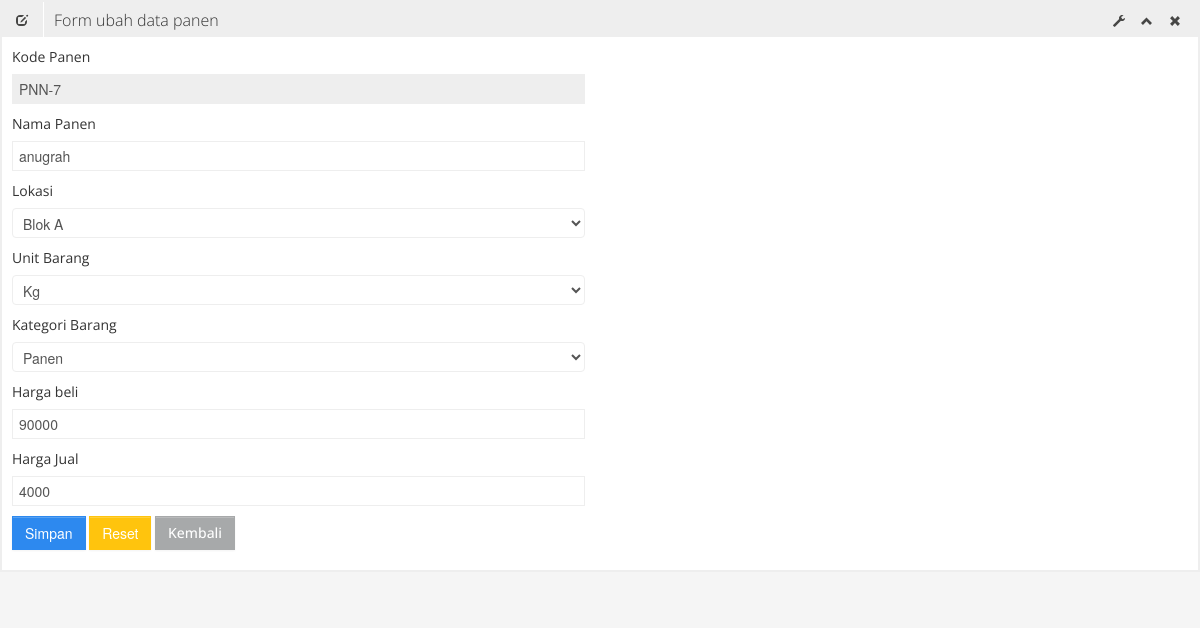
Page /coba.php?halaman=form_ubah_data&kode=panen_update&id=7 (signed in) on the committed database.
### tables this page shows
CREATE TABLE IF NOT EXISTS `panen` (
  `inc` int(9) NOT NULL AUTO_INCREMENT,
  `lokasi_id` int(11) NOT NULL,
  `panen_id` varchar(14) NOT NULL,
  `panen_nama` varchar(90) NOT NULL,
  `unit_id` tinyint(3) NOT NULL DEFAULT '0',
  `kategori_id` tinyint(3) DEFAULT NULL,
  `harga_beli` int(10) NOT NULL,
  `harga_jual` int(10) NOT NULL,
  PRIMARY KEY (`inc`),
  KEY `barang_id` (`panen_id`)
);

CREATE TABLE IF NOT EXISTS `lokasi` (
  `lokasi_id` int(11) NOT NULL AUTO_INCREMENT,
  `lokasi` varchar(35) NOT NULL,
  PRIMARY KEY (`lokasi_id`)
);

CREATE TABLE IF NOT EXISTS `unit` (
  `unit_id` tinyint(3) NOT NULL AUTO_INCREMENT,
  `unit` varchar(25) DEFAULT NULL,
  PRIMARY KEY (`unit_id`)
);

CREATE TABLE IF NOT EXISTS `kategori` (
  `kategori_id` tinyint(3) NOT NULL AUTO_INCREMENT,
  `kategori` varchar(25) DEFAULT NULL,
  PRIMARY KEY (`kategori_id`)
);

### coba.php (the view, shortened to what this page needs)
<!DOCTYPE html>
<html lang="en">
<head>
	<link id="bootstrap-style" href="css/bootstrap.min.css" rel="stylesheet">
	<link href="css/bootstrap-responsive.min.css" rel="stylesheet">
	<link id="base-style" href="css/style.css" rel="stylesheet">
	<link id="base-style-responsive" href="css/style-responsive.css" rel="stylesheet">
<link href="validasi/style_login.css" rel="stylesheet" type="text/css" />
</head>
<body>
<form method="post">
<?php
$pesan="SELECT panen.*, kategori, lokasi, unit from panen
				inner join kategori on kategori.kategori_id = panen.kategori_id
				inner join lokasi on lokasi.lokasi_id = panen.lokasi_id
				inner join unit on unit.unit_id = panen.unit_id
				WHERE inc = '$_GET[id]'";
		$query=mysql_query($pesan);
		$data=mysql_fetch_array($query);
		$sql = mysql_query("SELECT * FROM lokasi WHERE lokasi_id <> '$data[lokasi_id]'");
		$sql2 = mysql_query("SELECT * FROM unit WHERE unit_id <> '$data[unit_id]'");
		$sql3 = mysql_query("SELECT * FROM kategori WHERE kategori_id <> '$data[kategori_id]'");
	echo "
	<form method='post'>
	<div class='row-fluid sortable'>
				<div class='box span12'>
					<div class='box-header' data-original-title>
						<h2><i class='halflings-icon edit'></i><span class='break'></span>Form ubah data panen</h2>
						<div class='box-icon'>
							<a href='#' class='btn-setting'><i class='halflings-icon wrench'></i></a>
							<a href='#' class='btn-minimize'><i class='halflings-icon chevron-up'></i></a>
							<a href='#' class='btn-close'><i class='halflings-icon remove'></i></a>
						</div>
					</div>
					<div class='box-content'>
						<form class='form-horizontal'>
						  <fieldset>
						  <input type=hidden name=inc id=inc value=$data[inc] />
							<div class='control-group'>
							<label class='control-label' for='typeahead'>Kode Panen </label>
							<div class='controls'>
							<input type='text' name=panen_Kode class='span6 typeahead field required' readonly='true' id='typeahead' title='field ini harus di isi' value='".$data[2]."'/>
							</div>
							<div class='control-group'>
							<label class='control-label' for='typeahead'>Nama Panen </label>
							<div class='controls'>
							<input type='text' name=nmpanen class='span6 typeahead field required' id='typeahead' title='field ini harus di isi' value='".$data['panen_nama']."'/>
							</div>
							<div class='control-group'>
							<label class='control-label' for='typeahead'>Lokasi </label>
							<div class='controls'>
							<select name='lokasi' class='span6 typeahead field required'>
								<option value='".$data['lokasi_id']."'>".$data['lokasi']."</option>
								"; while($tampil = mysql_fetch_array($sql)):  echo "
								<option value='".$tampil['lokasi_id']."'>".$tampil['lokasi']."</option>
								 "; endwhile;
							echo "
							</select>
							</div>
								<div class='control-group'>
							<label class='control-label' for='typeahead'>Unit Barang</label>
							<div class='controls'>
							<select name='unit' class='span6 typeahead field required'>
								<option value='".$data['unit_id']."'>".$data['unit']."</option>
								"; while($tampil = mysql_fetch_array($sql2)):  echo "
								<option value='".$tampil['unit_id']."'>".$tampil['unit']."</option>
								 "; endwhile;
							echo "
							</select>
							</div>
							<div class='control-group'>
							<label class='control-label' for='typeahead'>Kategori Barang</label>
							<div class='controls'>
							<select name='kategori' class='span6 typeahead field required'>
								<option value='".$data[kategori_id]."'>".$data[kategori]."</option>
								"; while($tampil = mysql_fetch_array($sql3)):  echo "
								<option value='".$tampil[kategori_id]."'>".$tampil[kategori]."</option>
								 "; endwhile;
							echo "
							</select>
							</div>
							<div class='control-group'>
							<label class='control-label' for='typeahead'>Harga beli </label>
							<div class='controls'>
							<input type='text' onkeypress=\"return isNumberKey(event)\" name=harga_beli class='span6 typeahead field required' id='typeahead' title='field ini harus di isi' value='".$data[harga_beli]."'>
							</div>
							<div class='control-group'>
							<label class='control-label' for='typeahead'>Harga Jual </label>
							<div class='controls'>
							<input type='text' onkeypress=\"return isNumberKey(event)\" name=harga_jual class='span6 typeahead field required' id='typeahead' title='field ini harus di isi' value='".$data[harga_jual]."'>
							</div>
							<input type=submit class='btn btn-primary' name=simpan value=Simpan />
							<input type=reset name=BatalBar class='btn btn-warning' value=Reset />
							 <a href='index.php?halaman=data_panen' class='btn'>
   								<span>Kembali </span></a>
							</div>
						  </fieldset>
						</form>
					</div>
				</div>
				</form>";
?>
</form>

### css/style.css (style rules this page uses)
body { background: #F5F5F5; color: #333; border: none; font-family: 'Open Sans', sans-serif; font-weight: 400; }
a { color: #646464; }
h2 { font-size: 16px; line-height: 16px; }
.box { border: 2px solid #eee; background: #fff !important; margin-bottom: 28px; }
.box-header { height: 16px; font-size: 16px; line-height: 16px; padding: 10px; background: #eee; -webkit-box-shadow: none; -moz-box-shadow: none; box-shadow: none; overflow: hidden; }
.box-header h2 { float:left; margin-top: 0px; font-weight: 300; }
.box-header h2 i { margin: 0px 3px 0px 4px; opacity: .8; filter: alpha(opacity=80); -ms-filter:"progid:DXImageTransform.Microsoft.Alpha(Opacity=80)"; }
.box-header .box-icon { float:right; margin-top: 1px; }
.box-header .box-icon i { -webkit-transition: all 0.1s ease-in-out; -moz-transition: all 0.1s ease-in-out; -o-transition: all 0.1s ease-in-out; -ms-transition: all 0.1s ease-in-out; transition: all 0.1s ease-in-out; opacity: .8; filter: alpha(opacity=80); -ms-filter:"progid:DXImageTransform.Microsoft.Alpha(Opacity=80)"; }
.box-header .box-icon a { margin: 0px 5px; }
.box-content { position: relative; z-index: 50; margin-top: -1px; padding: 10px; background: #fff !important; }
.btn { display: inline-block; padding: 6px 12px; margin-bottom: 0; font-size: 14px; font-weight: 500; line-height: 20px; text-align: center; white-space: nowrap; vertical-align: middle; cursor: pointer; border: 1px solid #a7a9aa; -webkit-border-radius: 0px !important; border-radius: 0px !important; }
.btn { color: #ffffff; background-color: #a7a9aa; border-color: #a7a9aa; background-image: none; filter: none; text-shadow: none; }
.btn-primary { background-color: #2D89EF; border-color: #2D89EF; }
.btn-warning { background-color: #FFC40D; border-color: #FFC40D; }

### css/halflings.css (style rules this page uses)
html, html .halflings { -webkit-font-smoothing: antialiased !important; }
.halflings-icon { display: inline-block; width: 14px; height: 14px; line-height: 14px; vertical-align: text-top; background-image: url(../img/glyphicons_halflings.svg); background-position: 0 0; background-repeat: no-repeat; vertical-align: top; *display: inline; *zoom: 1; *margin-right: .3em; }
.halflings-icon.remove { background-position: -312px 0; }
.halflings-icon.edit { background-position: -96px -72px; }
.halflings-icon.chevron-up { background-position: -288px -120px; }
.halflings-icon.wrench { background-position: -360px -144px; }

### rows in the picture
panen: panen_Kode "PNN-7", nmpanen "anugrah", lokasi "Blok A", unit "Kg", kategori "Panen", harga_beli "90000", harga_jual "4000"
